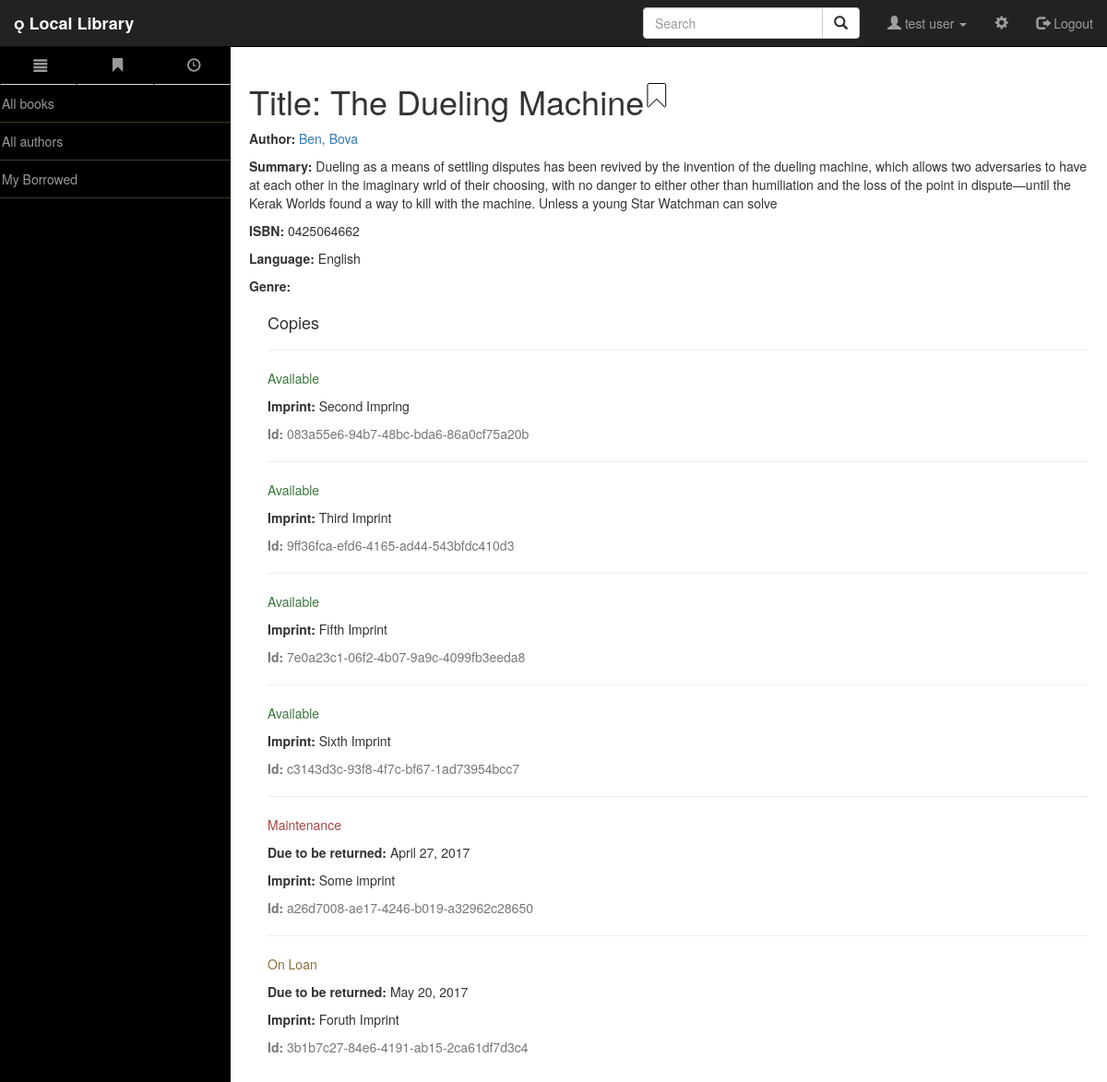
The app's page /catalog/book/1 (signed in), older data.
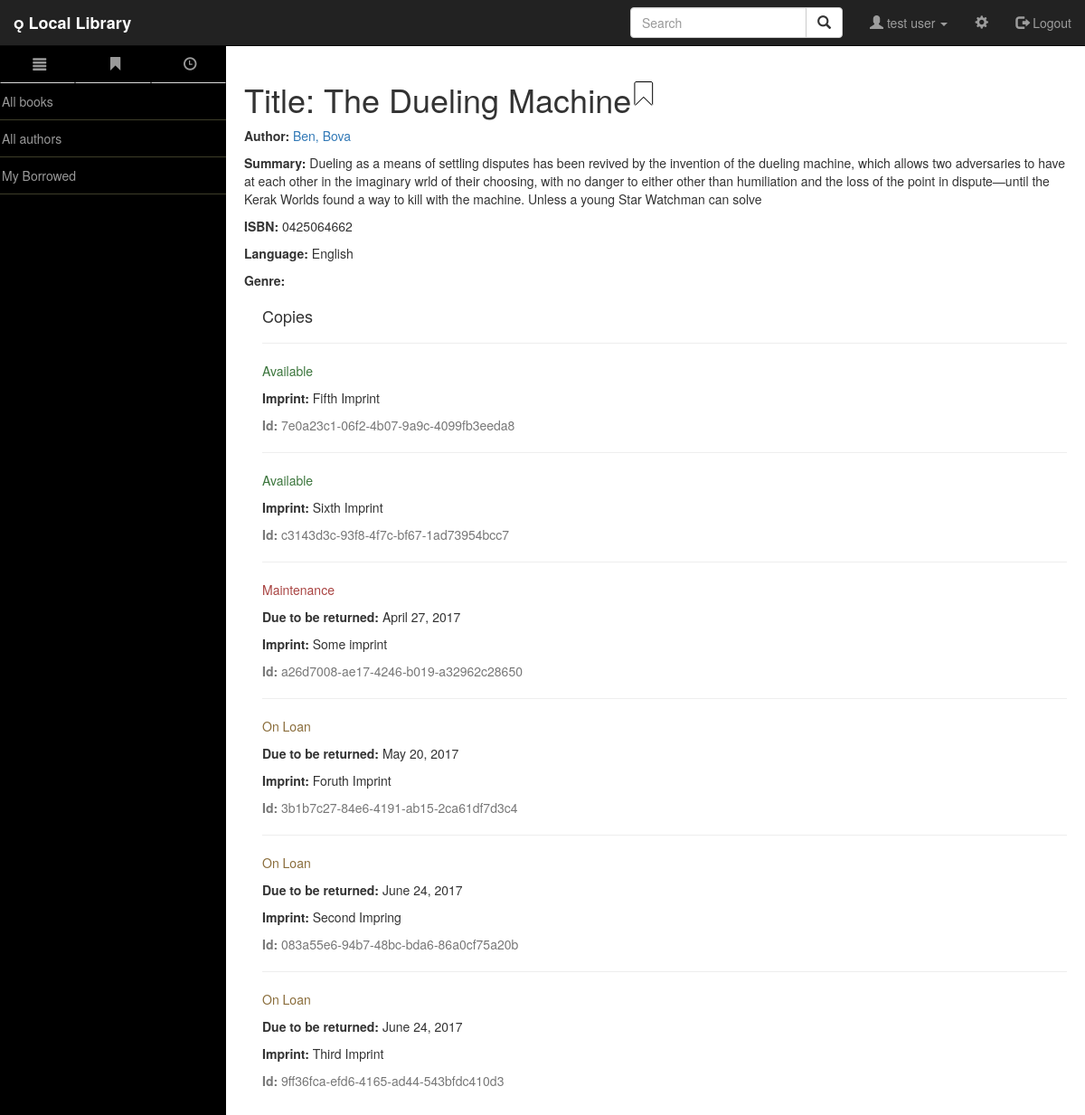
The same page, newer data.
### catalog/models.py (models this page shows, shortened)
class Book(models.Model):
    title = models.CharField(max_length=200)
    author = models.ForeignKey("Author",on_delete=models.SET_NULL,null=True)
    summary = models.TextField(max_length=1000,help_text="Enter the brief description of book")
    isbn = models.CharField('ISBN',max_length=13,help_text='13 Character <a href="https://www.isbn-international.org/content/what-isbn">ISBN number</a>')
    genere = models.ManyToManyField('Genere',help_text='Select a genere for book')
    language = models.ForeignKey('Language', on_delete=models.SET_NULL, null=True)
    class Meta:
        __module__= '__name__'
    def display_genere(self):
        """
        Creates a string for the Genre. This is required to display genre in Admin.
        """
        return ", ".join([genere.name for genere in self.genere.all()[:3]])
    display_genere.short_description = 'Genere'
    def __str__(self):
        return self.title

class Author(models.Model):
    first_name = models.CharField(max_length=100)
    last_name = models.CharField(max_length=100)
    date_of_birth = models.DateField(null=True, blank=True)
    date_of_death = models.DateField('Died', null=True, blank=True)
    def __str__(self):
        return '%s, %s' % (self.last_name, self.first_name)

class Language(models.Model):
    name = models.CharField(max_length=200, help_text="Enter a the book's natural language (e.g. English, French, Japanese etc.)")
    def __str__(self):
        return self.name

class BookInstance(models.Model):
    id = models.UUIDField(primary_key=True,default=uuid.uuid4, help_text="Unique id for this particular book accross whole library")
    book = models.ForeignKey('Book',on_delete=models.SET_NULL, null=True)
    imprint = models.CharField(max_length=200)
    due_back = models.DateField(blank=True, null=True)
    borrower = models.ForeignKey(User,on_delete=models.SET_NULL,blank=True, null=True)
    LOAN_STATUS = (
        ('d', 'Maintenance'),
        ('o', 'On Loan'),
        ('a', 'Available'),
        ('r', 'Reserved'),
    )
    status = models.CharField(max_length=1,choices=LOAN_STATUS, default = 'd' ,blank=True, help_text='book availability')
    class Meta:
        permissions = (('can_mark_returned',"Set book as returned"),)
        ordering = ["due_back"]

### catalog/views.py (the view)
# urls.py: url(r'^book/(?P<pk>\d+)$',views.BooksDetailView.as_view(),name='book-detail'),
class BooksDetailView(LoginRequiredMixin,generic.DetailView):
    login_url = 'user_login'
    model = Book
    template_name = 'catalog/book_detail.html'

### catalog/templates/catalog/book_detail.html (shortened to what this page needs)
{% extends "base_generic.html" %}
{% load static %}
{% block content %}
  <table>
    <tr>
    <td>
      <h1>Title: {{ book.title }}</h1>
    </td>
    <td align='right'>
      {% if user.is_authenticated %}
        <a id="bookmarkme" href="javascript:void(0)" onclick="bookmarkme( '{{ book }}' )" title="bookmark"><span id="bookmarkicon" class="glyphicon glyphicon-bookmark" style="font-size: 25px;color:white;text-shadow: -1px 0 black, 0 1px black, 1px 0 black, 0 -1px black;"></span></a>
      {% endif %}
</td>
    </tr>
  </table>
  <p><strong>Author:</strong> <a href="">{{ book.author }}</a></p>
  <p><strong>Summary:</strong> {{ book.summary }}</p>
  <p><strong>ISBN:</strong> {{ book.isbn }}</p>
  <p><strong>Language:</strong> {{ book.language }}</p>
  <p><strong>Genre:</strong> {% for genre in book.genre.all %} {{ genre }}{% if not forloop.last %}, {% endif %}{% endfor %}</p>
  <div style="margin-left:20px;margin-top:20px">
    <h4>Copies</h4>
    {% for copy in book.bookinstance_set.all %}
    <hr>
    <p class="{% if copy.status == 'a' %}text-success{% elif copy.status == 'd' %}text-danger{% else %}text-warning{% endif %}">{{ copy.get_status_display }}</p>
    {% if copy.status != 'a' %}<p><strong>Due to be returned:</strong> {{copy.due_back}}</p>{% endif %}
    <p><strong>Imprint:</strong> {{copy.imprint}}</p>
    <p class="text-muted"><strong>Id:</strong> {{copy.id}}</p>
    {% endfor %}
  </div>
{% endblock %}

### catalog/templates/base_generic.html (shortened to what this page needs)
<!DOCTYPE html>
<html lang="en">
<head>
    {% load static %}
    <link rel="stylesheet" href="https://maxcdn.bootstrapcdn.com/bootstrap/3.3.7/css/bootstrap.min.css">
    <link href="{% static 'css/bootstrap.min.css' %}" rel="stylesheet">
    <link href="{% static 'css/simple-sidebar.css' %}" rel="stylesheet">
    <link rel="stylesheet" type="text/css" href="//cdn.datatables.net/1.10.12/css/jquery.dataTables.min.css">
    <link rel="stylesheet" href="//cdnjs.cloudflare.com/ajax/libs/bootstrap-table/1.11.1/bootstrap-table.min.css">
</head>
<body style="padding-top: 50px;">
    <div id="wrapper" class='toggled'>
        <nav class="navbar navbar-inverse navbar-fixed-top">
            <div class="container-fluid">
                <div class="navbar-header">
                <b><a class="navbar-brand  glyphicon-book" href="{% url 'index' %}"> Local Library</a></b>
                </div>
                <ul class="nav navbar-nav navbar-right">
                    <form class="navbar-form navbar-left">
                        <div class="input-group">
                            <input type="text" id="query" class="form-control" placeholder="Search" list='search-items'>
                            <div class="input-group-btn">
                            <button class="btn btn-default" onclick="query_text()">
                                <i class="glyphicon glyphicon-search"></i>
                            </button>
                            </div>
                        </div>
                    </form>
                    {% if user.is_authenticated %}
                        <li>
                            <a class="dropdown-toggle" data-toggle="dropdown" href="#"><span class="glyphicon glyphicon-user"></span> {{ user.first_name }} {{ user.last_name }} <span class="caret"></span></a>
                        </li>
                    {% endif %}
                    <li><a href="#"><span class="glyphicon glyphicon-cog"></span></a></li>
                    <li><a href="{% url 'logout'%}"><span class="glyphicon glyphicon-log-out"></span> Logout</a></li>
                </ul>
            </div>
        </nav>
        <div id="sidebar-wrapper">
      {% block sidebar %}
      <ul class="sidebar-nav">
         <ul class="nav nav-tabs nav-justified">
            <li><a href="#" onclick="openCity('London')"><span class="glyphicon glyphicon-align-justify"></span></a></li>
            <li ><a href="#" onclick="openCity('Paris')"> <span class="glyphicon glyphicon-bookmark"></span></a></li>
            <li ><a href="#" onclick="openCity('Timeline')"> <span class="glyphicon glyphicon-time"></span></a></li>
        </ul>
        <div id="London" class="city">
                <li><a href="{% url 'book' %}">All books</a></li>
                <hr style="margin:0.05px; border-color:#3d3d29">
                <li><a href="{% url 'author' %}">All authors</a></li>
                <hr style="margin:0.05px; border-color:#3d3d29">
                {% if user.is_authenticated %}
                    <li><a href="{% url 'my-borrowed' %}">My Borrowed</a></li>
                    <hr style="margin:0.05px; border-color:#3d3d29">
                {% else %}
                    <li><a href="{% url 'login'%}">Login</a></li>
                {% endif %}
          </div>
      </ul>
     {% endblock %}
        </div>
        <div id="page-content-wrapper">
            <div class="container-fluid">
                <div class="row">
                        {% block content %}{% endblock %}
                </div>
            </div>
        </div>
    </div>
</body>
</html>
  {% load static %}

### catalog/static/css/simple-sidebar.css (style rules this page uses)
body { padding-top: 70px; }
#wrapper { padding-left: 0; -webkit-transition: all 0.5s ease; -moz-transition: all 0.5s ease; -o-transition: all 0.5s ease; transition: all 0.5s ease; }
#wrapper.toggled { padding-left: 250px; }
#sidebar-wrapper { z-index: 1000; position: fixed; left: 250px; width: 0; height: 100%; margin-left: -250px; overflow-y: auto; background: #000; -webkit-transition: all 0.5s ease; -moz-transition: all 0.5s ease; -o-transition: all 0.5s ease; transition: all 0.5s ease; }
#wrapper.toggled #sidebar-wrapper { width: 250px; }
#page-content-wrapper { width: 100%; position: absolute; padding: 15px; }
#wrapper.toggled #page-content-wrapper { position: absolute; margin-right: -250px; }
.sidebar-nav { position: absolute; top: 0; width: 250px; margin: 0; padding: 0; list-style: none; align-content: center }
.sidebar-nav li { text-indent: 2px; line-height: 40px; }
.sidebar-nav li a { display: block; text-decoration: none; color: #999999; }
@media (min-width:768px) { #wrapper { padding-left: 0; } }
@media (min-width:768px) { #wrapper.toggled { padding-left: 250px; } }
@media (min-width:768px) { #sidebar-wrapper { width: 0; } }
@media (min-width:768px) { #wrapper.toggled #sidebar-wrapper { width: 250px; } }
@media (min-width:768px) { #page-content-wrapper { padding: 20px; position: relative; } }
@media (min-width:768px) { #wrapper.toggled #page-content-wrapper { position: relative; margin-right: 0; } }
.glyphicon { font-size: 15px; }

Row changes from the older to the newer data that the page shows:
changed BookInstance "Second Impring": status "Available" → "On Loan"; due_back (not shown) → "June 24, 2017"; moves down the list
changed BookInstance "Third Imprint": status "Available" → "On Loan"; due_back (not shown) → "June 24, 2017"; moves down the list
